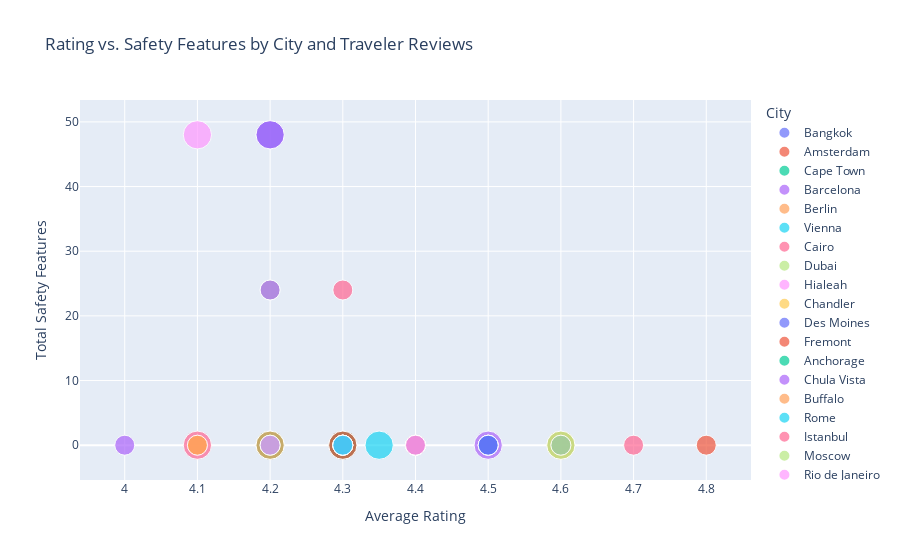

Write notebook code for a chart like this one.
### Markdown cell above
### Rating vs. Safety Features by City and Traveler Reviews

### Code cell
import plotly.express as px
import pandas as pd

# Execute the query
query = """
SELECT 
    A.City, 
    AVG(A.Rating) AS Avg_Rating, 
    SUM(A.Safety_Features) AS Total_Safety_Features, 
    COUNT(S.Survey_ID) AS Total_Reviews
FROM Accommodation A
JOIN Survey S ON A.City = S.City
GROUP BY A.City
ORDER BY Total_Reviews DESC;
"""
df = pd.read_sql(query, engine)

# Create a bubble chart
fig = px.scatter(
    df,
    x='Avg_Rating',
    y='Total_Safety_Features',
    size='Total_Reviews',
    color='City',
    title='Rating vs. Safety Features by City and Traveler Reviews',
    labels={'Avg_Rating': 'Average Rating', 'Total_Safety_Features': 'Total Safety Features'}
)
fig.show()

### Figure 1 — Plotly figure (JSON) as saved in the notebook; plotly's stock layout.template omitted (floating-point values rounded to 4 significant figures)
{"data": [{"hovertemplate": "City=Bangkok<br>Average Rating=%{x}<br>Total Safety Features=%{y}<br>Total_Reviews=%{marker.size}<extra></extra>", "legendgroup": "Bangkok", "marker": {"color": "#636efa", "size": [2], "sizemode": "area", "sizeref": 0.005, "symbol": "circle"}, "mode": "markers", "name": "Bangkok", "orientation": "v", "showlegend": true, "type": "scatter", "x": [4.2], "xaxis": "x", "y": [0], "yaxis": "y"}, {"hovertemplate": "City=Amsterdam<br>Average Rating=%{x}<br>Total Safety Features=%{y}<br>Total_Reviews=%{marker.size}<extra></extra>", "legendgroup": "Amsterdam", "marker": {"color": "#EF553B", "size": [2], "sizemode": "area", "sizeref": 0.005, "symbol": "circle"}, "mode": "markers", "name": "Amsterdam", "orientation": "v", "showlegend": true, "type": "scatter", "x": [4.3], "xaxis": "x", "y": [0], "yaxis": "y"}, {"hovertemplate": "City=Cape Town<br>Average Rating=%{x}<br>Total Safety Features=%{y}<br>Total_Reviews=%{marker.size}<extra></extra>", "legendgroup": "Cape Town", "marker": {"color": "#00cc96", "size": [2], "sizemode": "area", "sizeref": 0.005, "symbol": "circle"}, "mode": "markers", "name": "Cape Town", "orientation": "v", "showlegend": true, "type": "scatter", "x": [4.3], "xaxis": "x", "y": [0], "yaxis": "y"}, {"hovertemplate": "City=Barcelona<br>Average Rating=%{x}<br>Total Safety Features=%{y}<br>Total_Reviews=%{marker.size}<extra></extra>", "legendgroup": "Barcelona", "marker": {"color": "#ab63fa", "size": [2], "sizemode": "area", "sizeref": 0.005, "symbol": "circle"}, "mode": "markers", "name": "Barcelona", "orientation": "v", "showlegend": true, "type": "scatter", "x": [4.5], "xaxis": "x", "y": [0], "yaxis": "y"}, {"hovertemplate": "City=Berlin<br>Average Rating=%{x}<br>Total Safety Features=%{y}<br>Total_Reviews=%{marker.size}<extra></extra>", "legendgroup": "Berlin", "marker": {"color": "#FFA15A", "size": [2], "sizemode": "area", "sizeref": 0.005, "symbol": "circle"}, "mode": "markers", "name": "Berlin", "orientation": "v", "showlegend": true, "type": "scatter", "x": [4.6], "xaxis": "x", "y": [0], "yaxis": "y"}, {"hovertemplate": "City=Vienna<br>Average Rating=%{x}<br>Total Safety Features=%{y}<br>Total_Reviews=%{marker.size}<extra></extra>", "legendgroup": "Vienna", "marker": {"color": "#19d3f3", "size": [2], "sizemode": "area", "sizeref": 0.005, "symbol": "circle"}, "mode": "markers", "name": "Vienna", "orientation": "v", "showlegend": true, "type": "scatter", "x": [4.35], "xaxis": "x", "y": [0], "yaxis": "y"}, {"hovertemplate": "City=Cairo<br>Average Rating=%{x}<br>Total Safety Features=%{y}<br>Total_Reviews=%{marker.size}<extra></extra>", "legendgroup": "Cairo", "marker": {"color": "#FF6692", "size": [2], "sizemode": "area", "sizeref": 0.005, "symbol": "circle"}, "mode": "markers", "name": "Cairo", "orientation": "v", "showlegend": true, "type": "scatter", "x": [4.1], "xaxis": "x", "y": [0], "yaxis": "y"}, {"hovertemplate": "City=Dubai<br>Average Rating=%{x}<br>Total Safety Features=%{y}<br>Total_Reviews=%{marker.size}<extra></extra>", "legendgroup": "Dubai", "marker": {"color": "#B6E880", "size": [2], "sizemode": "area", "sizeref": 0.005, "symbol": "circle"}, "mode": "markers", "name": "Dubai", "orientation": "v", "showlegend": true, "type": "scatter", "x": [4.6], "xaxis": "x", "y": [0], "yaxis": "y"}, {"hovertemplate": "City=Hialeah<br>Average Rating=%{x}<br>Total Safety Features=%{y}<br>Total_Reviews=%{marker.size}<extra></extra>", "legendgroup": "Hialeah", "marker": {"color": "#FF97FF", "size": [2], "sizemode": "area", "sizeref": 0.005, "symbol": "circle"}, "mode": "markers", "name": "Hialeah", "orientation": "v", "showlegend": true, "type": "scatter", "x": [4.1], "xaxis": "x", "y": [48], "yaxis": "y"}, {"hovertemplate": "City=Chandler<br>Average Rating=%{x}<br>Total Safety Features=%{y}<br>Total_Reviews=%{marker.size}<extra></extra>", "legendgroup": "Chandler", "marker": {"color": "#FECB52", "size": [2], "sizemode": "area", "sizeref": 0.005, "symbol": "circle"}, "mode": "markers", "name": "Chandler", "orientation": "v", "showlegend": true, "type": "scatter", "x": [4.2], "xaxis": "x", "y": [0], "yaxis": "y"}, {"hovertemplate": "City=Des Moines<br>Average Rating=%{x}<br>Total Safety Features=%{y}<br>Total_Reviews=%{marker.size}<extra></extra>", "legendgroup": "Des Moines", "marker": {"color": "#636efa", "size": [2], "sizemode": "area", "sizeref": 0.005, "symbol": "circle"}, "mode": "markers", "name": "Des Moines", "orientation": "v", "showlegend": true, "type": "scatter", "x": [4.2], "xaxis": "x", "y": [48], "yaxis": "y"}, {"hovertemplate": "City=Fremont<br>Average Rating=%{x}<br>Total Safety Features=%{y}<br>Total_Reviews=%{marker.size}<extra></extra>", "legendgroup": "Fremont", "marker": {"color": "#EF553B", "size": [2], "sizemode": "area", "sizeref": 0.005, "symbol": "circle"}, "mode": "markers", "name": "Fremont", "orientation": "v", "showlegend": true, "type": "scatter", "x": [4.3], "xaxis": "x", "y": [0], "yaxis": "y"}, {"hovertemplate": "City=Anchorage<br>Average Rating=%{x}<br>Total Safety Features=%{y}<br>Total_Reviews=%{marker.size}<extra></extra>", "legendgroup": "Anchorage", "marker": {"color": "#00cc96", "size": [2], "sizemode": "area", "sizeref": 0.005, "symbol": "circle"}, "mode": "markers", "name": "Anchorage", "orientation": "v", "showlegend": true, "type": "scatter", "x": [4.2], "xaxis": "x", "y": [0], "yaxis": "y"}, {"hovertemplate": "City=Chula Vista<br>Average Rating=%{x}<br>Total Safety Features=%{y}<br>Total_Reviews=%{marker.size}<extra></extra>", "legendgroup": "Chula Vista", "marker": {"color": "#ab63fa", "size": [2], "sizemode": "area", "sizeref": 0.005, "symbol": "circle"}, "mode": "markers", "name": "Chula Vista", "orientation": "v", "showlegend": true, "type": "scatter", "x": [4.2], "xaxis": "x", "y": [48], "yaxis": "y"}, {"hovertemplate": "City=Buffalo<br>Average Rating=%{x}<br>Total Safety Features=%{y}<br>Total_Reviews=%{marker.size}<extra></extra>", "legendgroup": "Buffalo", "marker": {"color": "#FFA15A", "size": [2], "sizemode": "area", "sizeref": 0.005, "symbol": "circle"}, "mode": "markers", "name": "Buffalo", "orientation": "v", "showlegend": true, "type": "scatter", "x": [4.2], "xaxis": "x", "y": [0], "yaxis": "y"}, {"hovertemplate": "City=Rome<br>Average Rating=%{x}<br>Total Safety Features=%{y}<br>Total_Reviews=%{marker.size}<extra></extra>", "legendgroup": "Rome", "marker": {"color": "#19d3f3", "size": [1], "sizemode": "area", "sizeref": 0.005, "symbol": "circle"}, "mode": "markers", "name": "Rome", "orientation": "v", "showlegend": true, "type": "scatter", "x": [4.5], "xaxis": "x", "y": [0], "yaxis": "y"}, {"hovertemplate": "City=Istanbul<br>Average Rating=%{x}<br>Total Safety Features=%{y}<br>Total_Reviews=%{marker.size}<extra></extra>", "legendgroup": "Istanbul", "marker": {"color": "#FF6692", "size": [1], "sizemode": "area", "sizeref": 0.005, "symbol": "circle"}, "mode": "markers", "name": "Istanbul", "orientation": "v", "showlegend": true, "type": "scatter", "x": [4.2], "xaxis": "x", "y": [0], "yaxis": "y"}, {"hovertemplate": "City=Moscow<br>Average Rating=%{x}<br>Total Safety Features=%{y}<br>Total_Reviews=%{marker.size}<extra></extra>", "legendgroup": "Moscow", "marker": {"color": "#B6E880", "size": [1], "sizemode": "area", "sizeref": 0.005, "symbol": "circle"}, "mode": "markers", "name": "Moscow", "orientation": "v", "showlegend": true, "type": "scatter", "x": [4.3], "xaxis": "x", "y": [0], "yaxis": "y"}, {"hovertemplate": "City=Rio de Janeiro<br>Average Rating=%{x}<br>Total Safety Features=%{y}<br>Total_Reviews=%{marker.size}<extra></extra>", "legendgroup": "Rio de Janeiro", "marker": {"color": "#FF97FF", "size": [1], "sizemode": "area", "sizeref": 0.005, "symbol": "circle"}, "mode": "markers", "name": "Rio de Janeiro", "orientation": "v", "showlegend": true, "type": "scatter", "x": [4.4], "xaxis": "x", "y": [0], "yaxis": "y"}, {"hovertemplate": "City=Lisbon<br>Average Rating=%{x}<br>Total Safety Features=%{y}<br>Total_Reviews=%{marker.size}<extra></extra>", "legendgroup": "Lisbon", "marker": {"color": "#FECB52", "size": [1], "sizemode": "area", "sizeref": 0.005, "symbol": "circle"}, "mode": "markers", "name": "Lisbon", "orientation": "v", "showlegend": true, "type": "scatter", "x": [4.5], "xaxis": "x", "y": [0], "yaxis": "y"}, {"hovertemplate": "City=Prague<br>Average Rating=%{x}<br>Total Safety Features=%{y}<br>Total_Reviews=%{marker.size}<extra></extra>", "legendgroup": "Prague", "marker": {"color": "#636efa", "size": [1], "sizemode": "area", "sizeref": 0.005, "symbol": "circle"}, "mode": "markers", "name": "Prague", "orientation": "v", "showlegend": true, "type": "scatter", "x": [4.6], "xaxis": "x", "y": [0], "yaxis": "y"}, {"hovertemplate": "City=Toronto<br>Average Rating=%{x}<br>Total Safety Features=%{y}<br>Total_Reviews=%{marker.size}<extra></extra>", "legendgroup": "Toronto", "marker": {"color": "#EF553B", "size": [1], "sizemode": "area", "sizeref": 0.005, "symbol": "circle"}, "mode": "markers", "name": "Toronto", "orientation": "v", "showlegend": true, "type": "scatter", "x": [4.3], "xaxis": "x", "y": [0], "yaxis": "y"}, {"hovertemplate": "City=New Orleans<br>Average Rating=%{x}<br>Total Safety Features=%{y}<br>Total_Reviews=%{marker.size}<extra></extra>", "legendgroup": "New Orleans", "marker": {"color": "#00cc96", "size": [1], "sizemode": "area", "sizeref": 0.005, "symbol": "circle"}, "mode": "markers", "name": "New Orleans", "orientation": "v", "showlegend": true, "type": "scatter", "x": [4.2], "xaxis": "x", "y": [0], "yaxis": "y"}, {"hovertemplate": "City=Honolulu<br>Average Rating=%{x}<br>Total Safety Features=%{y}<br>Total_Reviews=%{marker.size}<extra></extra>", "legendgroup": "Honolulu", "marker": {"color": "#ab63fa", "size": [1], "sizemode": "area", "sizeref": 0.005, "symbol": "circle"}, "mode": "markers", "name": "Honolulu", "orientation": "v", "showlegend": true, "type": "scatter", "x": [4.4], "xaxis": "x", "y": [0], "yaxis": "y"}, {"hovertemplate": "City=Salt Lake City<br>Average Rating=%{x}<br>Total Safety Features=%{y}<br>Total_Reviews=%{marker.size}<extra></extra>", "legendgroup": "Salt Lake City", "marker": {"color": "#FFA15A", "size": [1], "sizemode": "area", "sizeref": 0.005, "symbol": "circle"}, "mode": "markers", "name": "Salt Lake City", "orientation": "v", "showlegend": true, "type": "scatter", "x": [4.3], "xaxis": "x", "y": [0], "yaxis": "y"}, {"hovertemplate": "City=St. Petersburg<br>Average Rating=%{x}<br>Total Safety Features=%{y}<br>Total_Reviews=%{marker.size}<extra></extra>", "legendgroup": "St. Petersburg", "marker": {"color": "#19d3f3", "size": [1], "sizemode": "area", "sizeref": 0.005, "symbol": "circle"}, "mode": "markers", "name": "St. Petersburg", "orientation": "v", "showlegend": true, "type": "scatter", "x": [4.5], "xaxis": "x", "y": [0], "yaxis": "y"}, {"hovertemplate": "City=Paris<br>Average Rating=%{x}<br>Total Safety Features=%{y}<br>Total_Reviews=%{marker.size}<extra></extra>", "legendgroup": "Paris", "marker": {"color": "#FF6692", "size": [1], "sizemode": "area", "sizeref": 0.005, "symbol": "circle"}, "mode": "markers", "name": "Paris", "orientation": "v", "showlegend": true, "type": "scatter", "x": [4.3], "xaxis": "x", "y": [24], "yaxis": "y"}, {"hovertemplate": "City=Madison<br>Average Rating=%{x}<br>Total Safety Features=%{y}<br>Total_Reviews=%{marker.size}<extra></extra>", "legendgroup": "Madison", "marker": {"color": "#B6E880", "size": [1], "sizemode": "area", "sizeref": 0.005, "symbol": "circle"}, "mode": "markers", "name": "Madison", "orientation": "v", "showlegend": true, "type": "scatter", "x": [4.4], "xaxis": "x", "y": [0], "yaxis": "y"}, {"hovertemplate": "City=Scottsdale<br>Average Rating=%{x}<br>Total Safety Features=%{y}<br>Total_Reviews=%{marker.size}<extra></extra>", "legendgroup": "Scottsdale", "marker": {"color": "#FF97FF", "size": [1], "sizemode": "area", "sizeref": 0.005, "symbol": "circle"}, "mode": "markers", "name": "Scottsdale", "orientation": "v", "showlegend": true, "type": "scatter", "x": [4.2], "xaxis": "x", "y": [0], "yaxis": "y"}, {"hovertemplate": "City=Lubbock<br>Average Rating=%{x}<br>Total Safety Features=%{y}<br>Total_Reviews=%{marker.size}<extra></extra>", "legendgroup": "Lubbock", "marker": {"color": "#FECB52", "size": [1], "sizemode": "area", "sizeref": 0.005, "symbol": "circle"}, "mode": "markers", "name": "Lubbock", "orientation": "v", "showlegend": true, "type": "scatter", "x": [4.3], "xaxis": "x", "y": [0], "yaxis": "y"}, {"hovertemplate": "City=San Antonio<br>Average Rating=%{x}<br>Total Safety Features=%{y}<br>Total_Reviews=%{marker.size}<extra></extra>", "legendgroup": "San Antonio", "marker": {"color": "#636efa", "size": [1], "sizemode": "area", "sizeref": 0.005, "symbol": "circle"}, "mode": "markers", "name": "San Antonio", "orientation": "v", "showlegend": true, "type": "scatter", "x": [4.5], "xaxis": "x", "y": [0], "yaxis": "y"}, {"hovertemplate": "City=Tokyo<br>Average Rating=%{x}<br>Total Safety Features=%{y}<br>Total_Reviews=%{marker.size}<extra></extra>", "legendgroup": "Tokyo", "marker": {"color": "#EF553B", "size": [1], "sizemode": "area", "sizeref": 0.005, "symbol": "circle"}, "mode": "markers", "name": "Tokyo", "orientation": "v", "showlegend": true, "type": "scatter", "x": [4.8], "xaxis": "x", "y": [0], "yaxis": "y"}, {"hovertemplate": "City=Lincoln<br>Average Rating=%{x}<br>Total Safety Features=%{y}<br>Total_Reviews=%{marker.size}<extra></extra>", "legendgroup": "Lincoln", "marker": {"color": "#00cc96", "size": [1], "sizemode": "area", "sizeref": 0.005, "symbol": "circle"}, "mode": "markers", "name": "Lincoln", "orientation": "v", "showlegend": true, "type": "scatter", "x": [4.3], "xaxis": "x", "y": [0], "yaxis": "y"}, {"hovertemplate": "City=New York<br>Average Rating=%{x}<br>Total Safety Features=%{y}<br>Total_Reviews=%{marker.size}<extra></extra>", "legendgroup": "New York", "marker": {"color": "#ab63fa", "size": [1], "sizemode": "area", "sizeref": 0.005, "symbol": "circle"}, "mode": "markers", "name": "New York", "orientation": "v", "showlegend": true, "type": "scatter", "x": [4], "xaxis": "x", "y": [0], "yaxis": "y"}, {"hovertemplate": "City=St. Louis<br>Average Rating=%{x}<br>Total Safety Features=%{y}<br>Total_Reviews=%{marker.size}<extra></extra>", "legendgroup": "St. Louis", "marker": {"color": "#FFA15A", "size": [1], "sizemode": "area", "sizeref": 0.005, "symbol": "circle"}, "mode": "markers", "name": "St. Louis", "orientation": "v", "showlegend": true, "type": "scatter", "x": [4.1], "xaxis": "x", "y": [0], "yaxis": "y"}, {"hovertemplate": "City=Richmond<br>Average Rating=%{x}<br>Total Safety Features=%{y}<br>Total_Reviews=%{marker.size}<extra></extra>", "legendgroup": "Richmond", "marker": {"color": "#19d3f3", "size": [1], "sizemode": "area", "sizeref": 0.005, "symbol": "circle"}, "mode": "markers", "name": "Richmond", "orientation": "v", "showlegend": true, "type": "scatter", "x": [4.3], "xaxis": "x", "y": [0], "yaxis": "y"}, {"hovertemplate": "City=Singapore<br>Average Rating=%{x}<br>Total Safety Features=%{y}<br>Total_Reviews=%{marker.size}<extra></extra>", "legendgroup": "Singapore", "marker": {"color": "#FF6692", "size": [1], "sizemode": "area", "sizeref": 0.005, "symbol": "circle"}, "mode": "markers", "name": "Singapore", "orientation": "v", "showlegend": true, "type": "scatter", "x": [4.7], "xaxis": "x", "y": [0], "yaxis": "y"}, {"hovertemplate": "City=Jersey City<br>Average Rating=%{x}<br>Total Safety Features=%{y}<br>Total_Reviews=%{marker.size}<extra></extra>", "legendgroup": "Jersey City", "marker": {"color": "#B6E880", "size": [1], "sizemode": "area", "sizeref": 0.005, "symbol": "circle"}, "mode": "markers", "name": "Jersey City", "orientation": "v", "showlegend": true, "type": "scatter", "x": [4.2], "xaxis": "x", "y": [24], "yaxis": "y"}, {"hovertemplate": "City=Reno<br>Average Rating=%{x}<br>Total Safety Features=%{y}<br>Total_Reviews=%{marker.size}<extra></extra>", "legendgroup": "Reno", "marker": {"color": "#FF97FF", "size": [1], "sizemode": "area", "sizeref": 0.005, "symbol": "circle"}, "mode": "markers", "name": "Reno", "orientation": "v", "showlegend": true, "type": "scatter", "x": [4.3], "xaxis": "x", "y": [0], "yaxis": "y"}, {"hovertemplate": "City=Orlando<br>Average Rating=%{x}<br>Total Safety Features=%{y}<br>Total_Reviews=%{marker.size}<extra></extra>", "legendgroup": "Orlando", "marker": {"color": "#FECB52", "size": [1], "sizemode": "area", "sizeref": 0.005, "symbol": "circle"}, "mode": "markers", "name": "Orlando", "orientation": "v", "showlegend": true, "type": "scatter", "x": [4.4], "xaxis": "x", "y": [0], "yaxis": "y"}, {"hovertemplate": "City=Hong Kong<br>Average Rating=%{x}<br>Total Safety Features=%{y}<br>Total_Reviews=%{marker.size}<extra></extra>", "legendgroup": "Hong Kong", "marker": {"color": "#636efa", "size": [1], "sizemode": "area", "sizeref": 0.005, "symbol": "circle"}, "mode": "markers", "name": "Hong Kong", "orientation": "v", "showlegend": true, "type": "scatter", "x": [4.5], "xaxis": "x", "y": [0], "yaxis": "y"}, {"hovertemplate": "City=Jackson<br>Average Rating=%{x}<br>Total Safety Features=%{y}<br>Total_Reviews=%{marker.size}<extra></extra>", "legendgroup": "Jackson", "marker": {"color": "#EF553B", "size": [1], "sizemode": "area", "sizeref": 0.005, "symbol": "circle"}, "mode": "markers", "name": "Jackson", "orientation": "v", "showlegend": true, "type": "scatter", "x": [4.4], "xaxis": "x", "y": [0], "yaxis": "y"}, {"hovertemplate": "City=Plano<br>Average Rating=%{x}<br>Total Safety Features=%{y}<br>Total_Reviews=%{marker.size}<extra></extra>", "legendgroup": "Plano", "marker": {"color": "#00cc96", "size": [1], "sizemode": "area", "sizeref": 0.005, "symbol": "circle"}, "mode": "markers", "name": "Plano", "orientation": "v", "showlegend": true, "type": "scatter", "x": [4.4], "xaxis": "x", "y": [0], "yaxis": "y"}, {"hovertemplate": "City=London<br>Average Rating=%{x}<br>Total Safety Features=%{y}<br>Total_Reviews=%{marker.size}<extra></extra>", "legendgroup": "London", "marker": {"color": "#ab63fa", "size": [1], "sizemode": "area", "sizeref": 0.005, "symbol": "circle"}, "mode": "markers", "name": "London", "orientation": "v", "showlegend": true, "type": "scatter", "x": [4.2], "xaxis": "x", "y": [24], "yaxis": "y"}, {"hovertemplate": "City=Mumbai<br>Average Rating=%{x}<br>Total Safety Features=%{y}<br>Total_Reviews=%{marker.size}<extra></extra>", "legendgroup": "Mumbai", "marker": {"color": "#FFA15A", "size": [1], "sizemode": "area", "sizeref": 0.005, "symbol": "circle"}, "mode": "markers", "name": "Mumbai", "orientation": "v", "showlegend": true, "type": "scatter", "x": [4.1], "xaxis": "x", "y": [0], "yaxis": "y"}, {"hovertemplate": "City=Norfolk<br>Average Rating=%{x}<br>Total Safety Features=%{y}<br>Total_Reviews=%{marker.size}<extra></extra>", "legendgroup": "Norfolk", "marker": {"color": "#19d3f3", "size": [1], "sizemode": "area", "sizeref": 0.005, "symbol": "circle"}, "mode": "markers", "name": "Norfolk", "orientation": "v", "showlegend": true, "type": "scatter", "x": [4.3], "xaxis": "x", "y": [0], "yaxis": "y"}, {"hovertemplate": "City=Sydney<br>Average Rating=%{x}<br>Total Safety Features=%{y}<br>Total_Reviews=%{marker.size}<extra></extra>", "legendgroup": "Sydney", "marker": {"color": "#FF6692", "size": [1], "sizemode": "area", "sizeref": 0.005, "symbol": "circle"}, "mode": "markers", "name": "Sydney", "orientation": "v", "showlegend": true, "type": "scatter", "x": [4.4], "xaxis": "x", "y": [0], "yaxis": "y"}, {"hovertemplate": "City=Seoul<br>Average Rating=%{x}<br>Total Safety Features=%{y}<br>Total_Reviews=%{marker.size}<extra></extra>", "legendgroup": "Seoul", "marker": {"color": "#B6E880", "size": [1], "sizemode": "area", "sizeref": 0.005, "symbol": "circle"}, "mode": "markers", "name": "Seoul", "orientation": "v", "showlegend": true, "type": "scatter", "x": [4.6], "xaxis": "x", "y": [0], "yaxis": "y"}, {"hovertemplate": "City=Pittsburgh<br>Average Rating=%{x}<br>Total Safety Features=%{y}<br>Total_Reviews=%{marker.size}<extra></extra>", "legendgroup": "Pittsburgh", "marker": {"color": "#FF97FF", "size": [1], "sizemode": "area", "sizeref": 0.005, "symbol": "circle"}, "mode": "markers", "name": "Pittsburgh", "orientation": "v", "showlegend": true, "type": "scatter", "x": [4.4], "xaxis": "x", "y": [0], "yaxis": "y"}], "layout": {"autosize": true, "legend": {"itemsizing": "constant", "title": {"text": "City"}, "tracegroupgap": 0}, "title": {"text": "Rating vs. Safety Features by City and Traveler Reviews"}, "xaxis": {"anchor": "y", "autorange": true, "domain": [0, 1], "range": [3.942, 4.858], "title": {"text": "Average Rating"}, "type": "linear"}, "yaxis": {"anchor": "x", "autorange": true, "domain": [0, 1], "range": [-9.135, 57.13], "title": {"text": "Total Safety Features"}, "type": "linear"}}}
